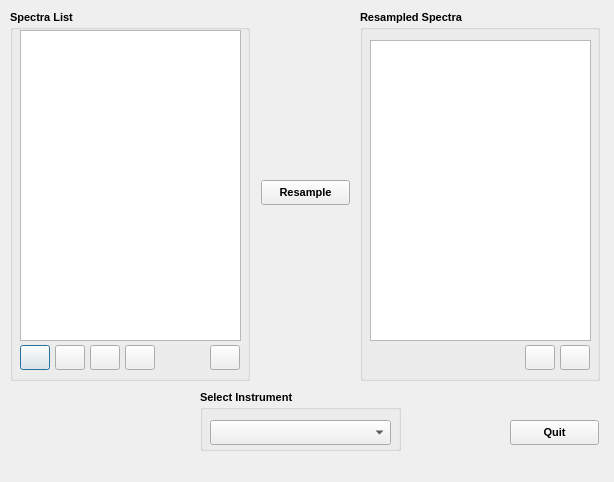
<?xml version="1.0" encoding="UTF-8"?>
<ui version="4.0">
 <class>SpectralResamplingDialogBase</class>
 <widget class="QDialog" name="SpectralResamplingDialogBase">
  <property name="geometry">
   <rect>
    <x>0</x>
    <y>0</y>
    <width>614</width>
    <height>482</height>
   </rect>
  </property>
  <property name="sizePolicy">
   <sizepolicy hsizetype="Fixed" vsizetype="Fixed">
    <horstretch>0</horstretch>
    <verstretch>0</verstretch>
   </sizepolicy>
  </property>
  <property name="font">
   <font>
    <pointsize>10</pointsize>
   </font>
  </property>
  <property name="windowTitle">
   <string>Spectral Library and Resampling</string>
  </property>
  <property name="windowIcon">
   <iconset>
    <normaloff>icons/icon_sr.png</normaloff>icons/icon_sr.png</iconset>
  </property>
  <widget class="QDialogButtonBox" name="button_box">
   <property name="enabled">
    <bool>true</bool>
   </property>
   <property name="geometry">
    <rect>
     <x>420</x>
     <y>415</y>
     <width>181</width>
     <height>32</height>
    </rect>
   </property>
   <property name="orientation">
    <enum>Qt::Horizontal</enum>
   </property>
   <property name="standardButtons">
    <set>QDialogButtonBox::NoButton</set>
   </property>
  </widget>
  <widget class="QGroupBox" name="groupBox">
   <property name="geometry">
    <rect>
     <x>10</x>
     <y>10</y>
     <width>240</width>
     <height>371</height>
    </rect>
   </property>
   <property name="font">
    <font>
     <pointsize>8</pointsize>
     <weight>75</weight>
     <bold>true</bold>
    </font>
   </property>
   <property name="title">
    <string>Spectra List</string>
   </property>
   <property name="flat">
    <bool>false</bool>
   </property>
   <widget class="QListWidget" name="listWidgetSpectra">
    <property name="geometry">
     <rect>
      <x>10</x>
      <y>20</y>
      <width>221</width>
      <height>311</height>
     </rect>
    </property>
    <property name="font">
     <font>
      <pointsize>8</pointsize>
      <weight>50</weight>
      <bold>false</bold>
     </font>
    </property>
   </widget>
   <widget class="QPushButton" name="pushButtonAddSpectra">
    <property name="geometry">
     <rect>
      <x>10</x>
      <y>335</y>
      <width>30</width>
      <height>25</height>
     </rect>
    </property>
    <property name="toolTip">
     <string>Add file</string>
    </property>
    <property name="text">
     <string/>
    </property>
    <property name="icon">
     <iconset>
      <normaloff>icons/symbologyAdd.svg</normaloff>icons/symbologyAdd.svg</iconset>
    </property>
    <property name="iconSize">
     <size>
      <width>20</width>
      <height>20</height>
     </size>
    </property>
   </widget>
   <widget class="QPushButton" name="pushButtonDeleteSpectra">
    <property name="geometry">
     <rect>
      <x>45</x>
      <y>335</y>
      <width>30</width>
      <height>25</height>
     </rect>
    </property>
    <property name="toolTip">
     <string>Remove from list</string>
    </property>
    <property name="text">
     <string/>
    </property>
    <property name="icon">
     <iconset>
      <normaloff>icons/symbologyRemove.svg</normaloff>icons/symbologyRemove.svg</iconset>
    </property>
    <property name="iconSize">
     <size>
      <width>20</width>
      <height>20</height>
     </size>
    </property>
   </widget>
   <widget class="QPushButton" name="pushButtonPlotSpectra">
    <property name="geometry">
     <rect>
      <x>200</x>
      <y>335</y>
      <width>30</width>
      <height>25</height>
     </rect>
    </property>
    <property name="toolTip">
     <string>Plot selected spectra</string>
    </property>
    <property name="text">
     <string/>
    </property>
    <property name="icon">
     <iconset>
      <normaloff>icons/plot_spectra.svg</normaloff>icons/plot_spectra.svg</iconset>
    </property>
    <property name="iconSize">
     <size>
      <width>20</width>
      <height>20</height>
     </size>
    </property>
   </widget>
   <widget class="QPushButton" name="pushButtonSaveSpectra">
    <property name="geometry">
     <rect>
      <x>115</x>
      <y>335</y>
      <width>30</width>
      <height>25</height>
     </rect>
    </property>
    <property name="toolTip">
     <string>Save selected spectra as json file</string>
    </property>
    <property name="text">
     <string/>
    </property>
    <property name="icon">
     <iconset>
      <normaloff>icons/mActionFileSave.svg</normaloff>icons/mActionFileSave.svg</iconset>
    </property>
    <property name="iconSize">
     <size>
      <width>20</width>
      <height>20</height>
     </size>
    </property>
   </widget>
   <widget class="QPushButton" name="pushButtonLoadJson">
    <property name="geometry">
     <rect>
      <x>80</x>
      <y>335</y>
      <width>30</width>
      <height>25</height>
     </rect>
    </property>
    <property name="toolTip">
     <string>Load json spectra file</string>
    </property>
    <property name="text">
     <string/>
    </property>
    <property name="icon">
     <iconset>
      <normaloff>icons/mActionFileOpen.svg</normaloff>icons/mActionFileOpen.svg</iconset>
    </property>
    <property name="iconSize">
     <size>
      <width>20</width>
      <height>20</height>
     </size>
    </property>
   </widget>
  </widget>
  <widget class="QPushButton" name="pushButtonResample">
   <property name="geometry">
    <rect>
     <x>261</x>
     <y>180</y>
     <width>89</width>
     <height>25</height>
    </rect>
   </property>
   <property name="font">
    <font>
     <pointsize>8</pointsize>
     <weight>75</weight>
     <bold>true</bold>
    </font>
   </property>
   <property name="text">
    <string>Resample</string>
   </property>
   <property name="icon">
    <iconset>
     <normaloff>icons/mActionAtlasNext.svg</normaloff>icons/mActionAtlasNext.svg</iconset>
   </property>
  </widget>
  <widget class="QGroupBox" name="groupBox_2">
   <property name="geometry">
    <rect>
     <x>360</x>
     <y>10</y>
     <width>240</width>
     <height>371</height>
    </rect>
   </property>
   <property name="font">
    <font>
     <pointsize>8</pointsize>
     <weight>75</weight>
     <bold>true</bold>
    </font>
   </property>
   <property name="title">
    <string>Resampled Spectra</string>
   </property>
   <widget class="QPushButton" name="pushButtonSaveResampled">
    <property name="geometry">
     <rect>
      <x>200</x>
      <y>335</y>
      <width>30</width>
      <height>25</height>
     </rect>
    </property>
    <property name="text">
     <string/>
    </property>
    <property name="icon">
     <iconset>
      <normaloff>icons/mActionFileSave.svg</normaloff>icons/mActionFileSave.svg</iconset>
    </property>
    <property name="iconSize">
     <size>
      <width>20</width>
      <height>20</height>
     </size>
    </property>
   </widget>
   <widget class="QPushButton" name="pushButtonPlotResampled">
    <property name="geometry">
     <rect>
      <x>165</x>
      <y>335</y>
      <width>30</width>
      <height>25</height>
     </rect>
    </property>
    <property name="text">
     <string/>
    </property>
    <property name="icon">
     <iconset>
      <normaloff>icons/plot_spectra.svg</normaloff>icons/plot_spectra.svg</iconset>
    </property>
    <property name="iconSize">
     <size>
      <width>20</width>
      <height>20</height>
     </size>
    </property>
   </widget>
   <widget class="QListWidget" name="listWidgetResampledSpectra">
    <property name="geometry">
     <rect>
      <x>10</x>
      <y>30</y>
      <width>221</width>
      <height>301</height>
     </rect>
    </property>
    <property name="font">
     <font>
      <pointsize>8</pointsize>
      <weight>50</weight>
      <bold>false</bold>
     </font>
    </property>
   </widget>
  </widget>
  <widget class="QPushButton" name="pushButtonQuit">
   <property name="geometry">
    <rect>
     <x>510</x>
     <y>420</y>
     <width>89</width>
     <height>25</height>
    </rect>
   </property>
   <property name="font">
    <font>
     <pointsize>8</pointsize>
     <weight>75</weight>
     <bold>true</bold>
    </font>
   </property>
   <property name="text">
    <string>Quit</string>
   </property>
  </widget>
  <widget class="QGroupBox" name="groupBox_3">
   <property name="geometry">
    <rect>
     <x>200</x>
     <y>390</y>
     <width>201</width>
     <height>61</height>
    </rect>
   </property>
   <property name="font">
    <font>
     <pointsize>8</pointsize>
     <weight>75</weight>
     <bold>true</bold>
    </font>
   </property>
   <property name="title">
    <string>Select Instrument</string>
   </property>
   <widget class="QComboBox" name="comboBoxInstrument">
    <property name="geometry">
     <rect>
      <x>10</x>
      <y>30</y>
      <width>181</width>
      <height>25</height>
     </rect>
    </property>
    <property name="font">
     <font>
      <pointsize>8</pointsize>
      <weight>50</weight>
      <bold>false</bold>
     </font>
    </property>
   </widget>
  </widget>
  <zorder>groupBox_3</zorder>
  <zorder>button_box</zorder>
  <zorder>groupBox</zorder>
  <zorder>pushButtonResample</zorder>
  <zorder>groupBox_2</zorder>
  <zorder>pushButtonQuit</zorder>
 </widget>
 <resources/>
 <connections>
  <connection>
   <sender>button_box</sender>
   <signal>accepted()</signal>
   <receiver>SpectralResamplingDialogBase</receiver>
   <slot>accept()</slot>
   <hints>
    <hint type="sourcelabel">
     <x>20</x>
     <y>20</y>
    </hint>
    <hint type="destinationlabel">
     <x>20</x>
     <y>20</y>
    </hint>
   </hints>
  </connection>
  <connection>
   <sender>button_box</sender>
   <signal>rejected()</signal>
   <receiver>SpectralResamplingDialogBase</receiver>
   <slot>reject()</slot>
   <hints>
    <hint type="sourcelabel">
     <x>20</x>
     <y>20</y>
    </hint>
    <hint type="destinationlabel">
     <x>20</x>
     <y>20</y>
    </hint>
   </hints>
  </connection>
 </connections>
</ui>
